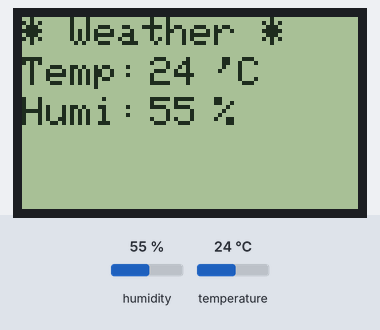
The sketch below on a simulated Arduino Uno, built with avr-gcc and run on an emulated ATmega328P. Shown: 84×48 one-colour display. The test bench sets the inputs (shaded band); at power-on: humidity 55 %, temperature 24 °C. What the sketch prints to the serial monitor is not drawn.

Above: at 1.9 s.
2.0 s: humidity set to 22 %
At 2.6 s:
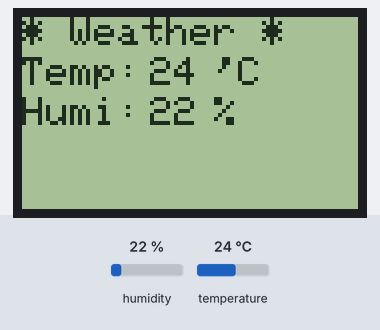
3.7 s: temperature set to 12 °C
At 4.36 s:
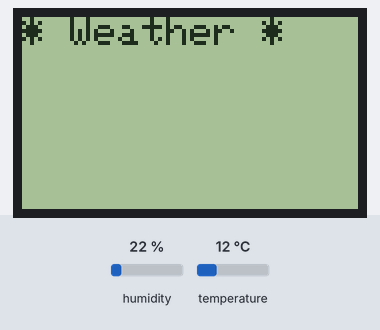
5.9 s: humidity set to 40 %
At 7.6 s:
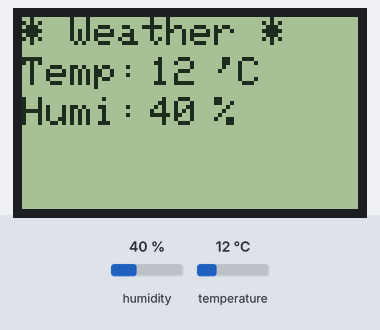
8.0 s: temperature set to 19 °C
At 9.5 s:
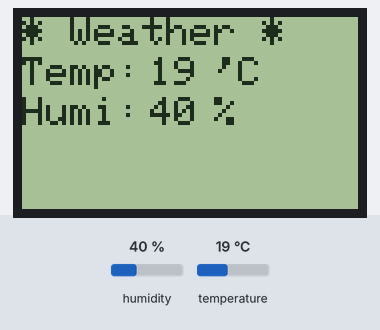
Timing chart, 0 to 11.0 s (numbered marks = the images above; inputs shaded):
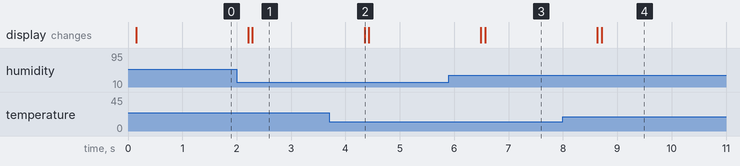

Measured:
- after the input at 2.0 s, the display: first changes after 0.21 s (image 1 shows a later state)
- after the input at 3.7 s, the display: changes after 0.65 s (image 2)
- after the input at 5.9 s, the display: first changes after 0.59 s (image 3 shows a later state)
- after the input at 8.0 s, the display: first changes after 0.63 s (image 4 shows a later state)

The sketch:

DHT_Nokia5110Lcd.ino
```cpp
/* Temperature + Humidity on Nokia 5110*/
#include <Adafruit_GFX.h>
#include <Adafruit_PCD8544.h>
#include <SimpleDHT.h>

// for DHT11,
//      VCC: 5V or 3V
//      GND: GND
//      DATA: 2
int pinDHT11 = 2;
SimpleDHT11 dht11;
byte prevTemp = 0, prevHumi = 0;

// for Nokia 5110 LCD-Display (84x48 pixels)
// D7 - Serial clock out (CLK or SCLK)
// D6 - Serial data out (DIN)
// D5 - Data/Command select (DC or D/C)
// D4 - LCD chip select (CE or CS)
// D3 - LCD reset (RST)
Adafruit_PCD8544 display = Adafruit_PCD8544(7, 6, 5, 4, 3);

void setup()   {
  //serial init
  Serial.begin(115200);
  // Display init
  display.begin();
  // Contrast setting
  display.setContrast(50);
  display.clearDisplay();   // clears the screen and buffer
  display.setTextSize(1);
}

void loop() {
  byte temperature = 0;
  byte humidity = 0;

  // read without samples.
  if (dht11.read(pinDHT11, &temperature, &humidity, NULL)) {
    Serial.print("Read DHT11 failed.");
    return;
  }

  //display on serial terminal
  Serial.print((int)temperature); Serial.print(" *C, ");
  Serial.print((int)humidity); Serial.println(" %");

  if(prevTemp != temperature || prevHumi != humidity) {
    display.clearDisplay();      // Display clear
    set_text(0,0,"* Weather *",BLACK);
    set_text(0,10,"Temp: ",BLACK);
    set_text(32,10,String(temperature),BLACK);
    set_text(42,10," 'C",BLACK);

    set_text(0,20,"Humi: ",BLACK);
    set_text(32,20,String(humidity),BLACK);
    set_text(42,20," %",BLACK);
  }
  prevTemp = temperature;
  prevHumi = humidity;
  // DHT11 sampling rate is 1HZ.
  delay(1000);
}

void set_text(int x,int y,String text,int color){

  display.setTextColor(color); // Text color, black or white
  display.setCursor(x,y);      // Start-Position of Text
  display.println(text);       // Output text line
  display.display();           // Display update
}
```
